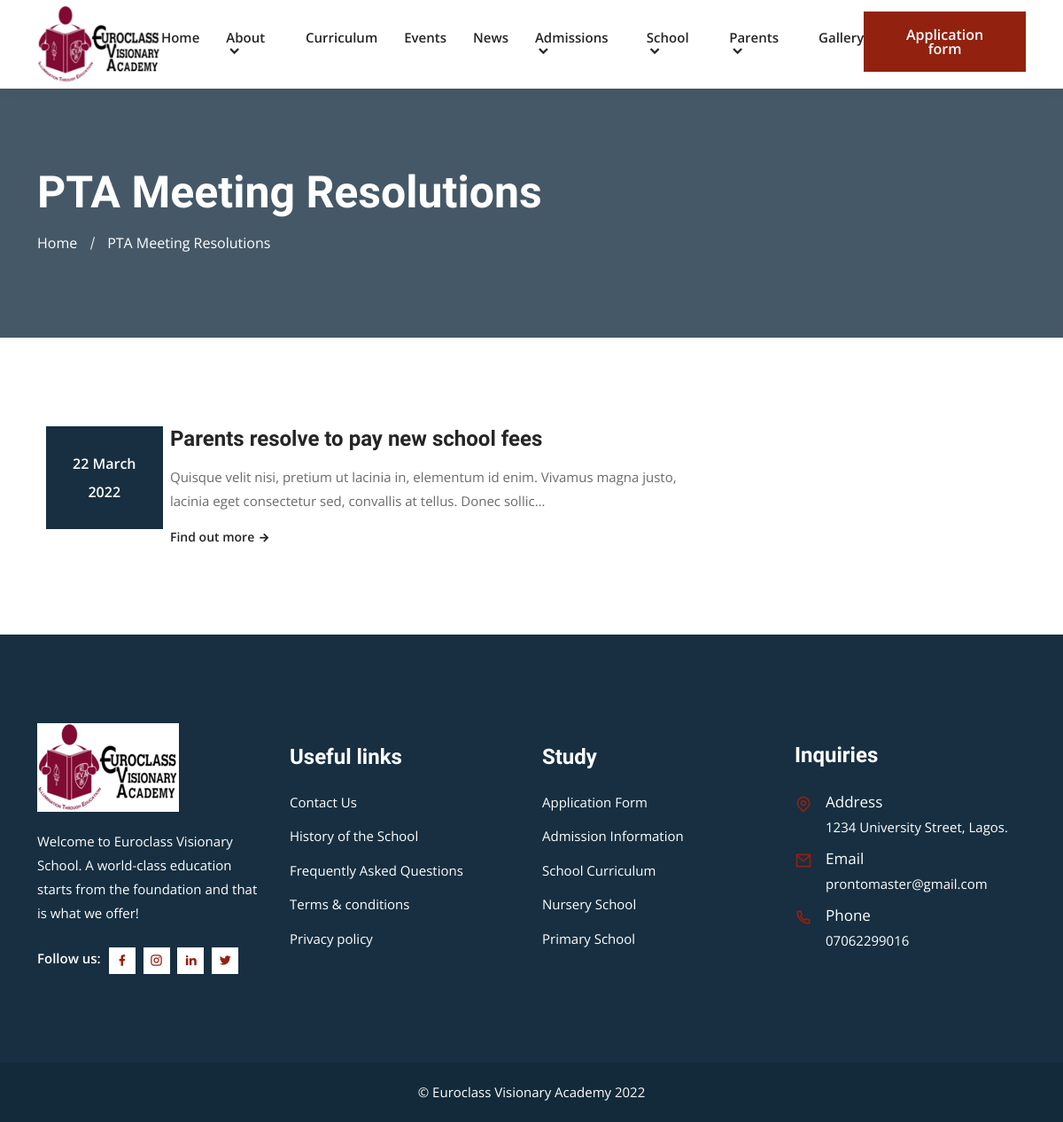
The page /resolutions/ on the database its author committed.
### core/models.py (models this page shows, shortened)
class SchoolContactInfo(models.Model):
    short_information = models.CharField(max_length=150)
    address = models.CharField(max_length=200)
    email = models.EmailField()
    phone_number = models.CharField(max_length=15)
    logo = models.ImageField(upload_to='logo')
    facebook_url = models.URLField(blank=True)
    instagram_url = models.URLField(blank=True)
    twitter_url = models.URLField(blank=True)
    linkedin_url = models.URLField(blank=True)
    class Meta:
        verbose_name = 'School Contact Information'
        verbose_name_plural = 'School Contact Information'

class PTAMeetingResolution(models.Model):
    title = models.CharField(max_length=200)
    slug = models.CharField(max_length=100)
    body = RichTextField()
    created = models.DateTimeField(auto_now_add=True)
    updated = models.DateTimeField(auto_now=True)
    class Meta:
        verbose_name = 'PTA Meeting Resolution'
        verbose_name_plural = 'PTA Meeting Resolutions'

### core/views.py (the view)
# urls.py: path('resolutions/', views.resolutions, name='resolutions'),
def resolutions(request):
    resolutions = PTAMeetingResolution.objects.all()
    return render(
        request, 'resolutions.html', {'resolutions': resolutions})

### core/context_processors.py (called while the page is built)
def euroclass(request):
    return {
        'about': About.objects.first(),
        'latest_news': News.objects.all()[:3],
        'info': SchoolContactInfo.objects.first(),
    }

### templates/resolutions.html (shortened to what this page needs)
{% extends "base.html" %}
{% block content %}
<div class="page-title-area bg-20">
    <div class="container">
        <div class="page-title-content">
            <h2>PTA Meeting Resolutions</h2>
            <ul>
                <li><a href="{% url 'home' %}">Home</a></li>
                <li class="active">PTA Meeting Resolutions</li>
            </ul>
        </div>
    </div>
</div>
<section class="events-area events-area-style-two ptb-100">
    <div class="container">
        <div class="row">
            <div class="col-8">
                <div class="events-content ml-15">
                    <ul class="events-list">
                        {% for obj in resolutions %}
                        <li>
                            <div class="events-date">
                                <span class="mb-2">{{ obj.created|date:"j F" }}</span>
                                <span>{{ obj.created|date:"Y" }}</span>
                            </div>
                            <h3>
                                <a href="{% url 'resolution' obj.slug %}">{{ obj.title }}</a>
                            </h3>
                            <p>{{ obj.body|safe|truncatechars:150 }}</p>
                            <a href="{% url 'resolution' obj.slug %}" class="read-more">
                                Find out more
                                <i class="ri-arrow-right-line"></i>
                            </a>
                        </li>
                        {% endfor %}
                    </ul>
                </div>
            </div>
        </div>
    </div>
</section>
{% endblock %}

### templates/base.html (shortened to what this page needs)
<!doctype html>
<html lang="en">
{% load static %}
<head>
    <link rel="stylesheet" href="{% static 'css/bootstrap.min.css' %}">
    <link rel="stylesheet" href="{% static 'css/owl.theme.default.min.css' %}">
    <link rel="stylesheet" href="{% static 'css/owl.carousel.min.css' %}">
    <link href="https://cdn.jsdelivr.net/npm/remixicon@2.2.0/fonts/remixicon.css" rel="stylesheet">
    <link rel="stylesheet" href="{% static 'css/meanmenu.min.css' %}">
    <link rel="stylesheet" href="{% static 'css/animate.min.css' %}">
    <link rel="stylesheet" href="{% static 'css/odometer.min.css' %}">
    <link rel="stylesheet" href="{% static 'css/magnific-popup.min.css' %}">
    <link rel="stylesheet" href="{% static 'css/date-picker.min.css' %}">
    <link rel="stylesheet" href="{% static 'css/app.css' %}">
    <link rel="stylesheet" href="{% static 'css/style.css' %}">
    <link rel="stylesheet" href="{% static 'css/responsive.css' %}">
</head>
<body>
    {% include '_navbar.html' %}
    {% block content %}{% endblock %}
    <footer class="footer-area black-bg-color">
        <div class="container">
            <div class="row align-items-center justify-content-center">
                <div class="col-lg-3 col-sm-6">
                    <div class="single-footer-widget bg-f9f5f1">
                        <a href="index.html" class="logo">
                                <img src="{% if info.logo %}{{ info.logo.url }}{% else %}https://via.placeholder.com/157x48{% endif %}" alt="Image">
                            </a>
                        <p>{{ info.short_information }}</p>
                        <ul class="social-icon">
                            <li>
                                <span>Follow us:</span>
                            </li>
                            <li>
                                <a href="{{ info.facebook_url }}" target="_blank">
                                        <i class="ri-facebook-fill"></i>
                                    </a>
                            </li>
                            <li>
                                <a href="{{ info.instagram_url }}" target="_blank">
                                        <i class="ri-instagram-line"></i>
                                    </a>
                            </li>
                            <li>
                                <a href="{{ info.linkedin_url }}" target="_blank">
                                        <i class="ri-linkedin-fill"></i>
                                    </a>
                            </li>
                            <li>
                                <a href="{{ info.twitter_url }}" target="_blank">
                                        <i class="ri-twitter-fill"></i>
                                    </a>
                            </li>
                        </ul>
                    </div>
                </div>
                <div class="col-lg-3 col-sm-6">
                    <div class="single-footer-widget">
                        <h3>Useful links</h3>
                        <ul class="import-link">
                            <li>
                                <a href="{% url 'contact' %}">Contact Us</a>
                            </li>
                            <li>
                                <a href="{% url 'history' %}">History of the School</a>
                            </li>
                            <li>
                                <a href="{% url 'faq' %}">Frequently Asked Questions</a>
                            </li>
                            <li>
                                <a href="/terms/">Terms & conditions</a>
                            </li>
                            <li>
                                <a href="/privacy/">Privacy policy</a>
                            </li>
                        </ul>
                    </div>
                </div>
                <div class="col-lg-3 col-sm-6">
                    <div class="single-footer-widget">
                        <h3>Study</h3>
                        <ul class="import-link">
                            <li>
                                <a href="application.html">Application Form</a>
                            </li>
                            <li>
                                <a href="{% url 'admission' %}">Admission Information</a>
                            </li>
                            <li>
                                <a href="{% url 'curriculum' %}">School Curriculum</a>
                            </li>
                            <li>
                                <a href="/nursery/">Nursery School</a>
                            </li>
                            <li>
                                <a href="/primary/">Primary School</a>
                            </li>
                        </ul>
                    </div>
                </div>
                <div class="col-lg-3 col-sm-6">
                    <div class="single-footer-widget">
                        <h3>Inquiries</h3>
                        <ul class="address">
                            <li class="location">
                                <i class="ri-map-pin-line"></i>
                                <span>Address</span> {{ info.address }}
                            </li>
                            <li>
                                <i class="ri-mail-line"></i>
                                <span>Email</span>
                                <a href="mailto:{{ info.email }}">{{ info.email }}</a>
                            </li>
                            <li>
                                <i class="ri-phone-line"></i>
                                <span>Phone</span>
                                <a href="tel:{{ info.phone_number }}">{{ info.phone_number }}</a>
                            </li>
                        </ul>
                    </div>
                </div>
            </div>
        </div>
    </footer>
    <div class="copy-right-area">
        <div class="container">
            <p>
                &copy; Euroclass Visionary Academy {% now "Y" %}
            </p>
        </div>
    </div>
</body>
</html>

### templates/_navbar.html (shortened to what this page needs)
<header class="header-area">
    <div class="navbar-area">
        <div class="desktop-nav">
            <div class="container">
                <nav class="navbar navbar-expand-md navbar-light">
                    <a class="navbar-brand" href="{% url 'home' %}">
                            <img src="{% if info.logo %}{{ info.logo.url }}{% else %}https://via.placeholder.com/157x48{% endif %}" alt="logo">
                        </a>
                    <div class="collapse navbar-collapse mean-menu" id="navbarSupportedContent">
                        <ul class="navbar-nav m-auto">
                            <li class="nav-item">
                                <a href="{% url 'home' %}" class="nav-link">Home</a>
                            </li>
                            <li class="nav-item">
                                <a href="#" class="nav-link">
                                    About <i class="ri-arrow-down-s-line"></i>
                                </a>
                            </li>
                            <li class="nav-item">
                                <a href="{% url 'curriculum' %}" class="nav-link">Curriculum</a>
                            </li>
                            <li class="nav-item">
                                <a href="{% url 'events' %}" class="nav-link">Events</a>
                            </li>
                            <li class="nav-item">
                                <a href="{% url 'news' %}" class="nav-link">News</a>
                            </li>
                            <li class="nav-item">
                                <a href="#" class="nav-link">
                                    Admissions <i class="ri-arrow-down-s-line"></i>
                                </a>
                            </li>
                            <li class="nav-item">
                                <a href="#" class="nav-link">
                                    School <i class="ri-arrow-down-s-line"></i>
                                </a>
                            </li>
                            <li class="nav-item">
                                <a href="#" class="nav-link">
                                    Parents <i class="ri-arrow-down-s-line"></i>
                                </a>
                            </li>
                            <li class="nav-item">
                                <a href="{% url 'gallery' %}" class="nav-link">Gallery</a>
                            </li>
                        </ul>
                        <div class="others-options">
                            <ul>
                                <li>
                                    <a href="{% url 'application' %}" class="default-btn">Application form</a>
                                </li>
                            </ul>
                        </div>
                    </div>
                </nav>
            </div>
        </div>
    </div>
</header>

### static/css/style.css (style rules this page uses)
.events-content span { font-size: 15px; font-weight: 600; color: var(--main-color); display: block; margin-bottom: 10px; }
.events-content .events-list { padding: 0; margin: 0; list-style-type: none; }
.events-content .events-list li { position: relative; padding-left: 140px; margin-bottom: 40px; }
.events-content .events-list li:last-child { margin-bottom: 0; }
.events-content .events-list li .events-date { background-color: var(--optional-color); padding: 30px; display: inline-block; text-align: center; position: absolute; top: 0; left: 0; -webkit-transition: var(--transition); transition: var(--transition); }
.events-content .events-list li .events-date span { color: var(--white-color); margin-bottom: 0; font-size: 16px; }
.events-content .events-list li span { margin-bottom: 12px; display: block; font-size: 14px; }
.events-content .events-list li h3 { font-size: 24px; margin-bottom: 15px; }
.events-content .events-list li h3 a { color: var(--heading-color); }

### rows shown on the page
SchoolContactInfo: logo (picture), short_information "Welcome to Euroclass Visionary School. A world-class education starts from the foundation and that is what we offer!", address "1234 University Street, Lagos.", email "prontomaster@gmail.com", phone_number "07062299016"
PTAMeetingResolution: created "22 March", created "2022", title "Parents resolve to pay new school fees", body "Quisque velit nisi, pretium ut lacinia in, elementum id enim. Vivamus magna justo, lacinia eget consectetur sed, convallis at tellus. Donec sollic…"
